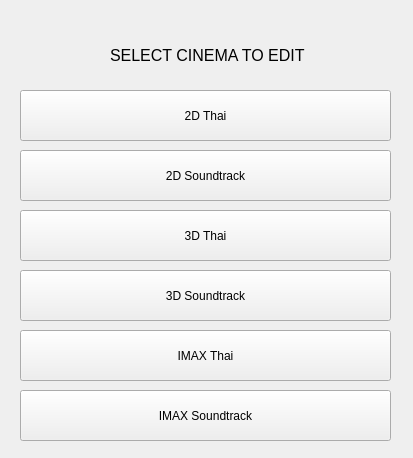
<?xml version="1.0" encoding="UTF-8"?>
<ui version="4.0">
 <class>CinemaEdit</class>
 <widget class="QWidget" name="CinemaEdit">
  <property name="geometry">
   <rect>
    <x>0</x>
    <y>0</y>
    <width>413</width>
    <height>458</height>
   </rect>
  </property>
  <property name="minimumSize">
   <size>
    <width>413</width>
    <height>458</height>
   </size>
  </property>
  <property name="maximumSize">
   <size>
    <width>413</width>
    <height>458</height>
   </size>
  </property>
  <property name="windowTitle">
   <string>CinemaEditSelect</string>
  </property>
  <widget class="QPushButton" name="twodthai">
   <property name="geometry">
    <rect>
     <x>20</x>
     <y>90</y>
     <width>371</width>
     <height>51</height>
    </rect>
   </property>
   <property name="text">
    <string>2D Thai</string>
   </property>
  </widget>
  <widget class="QPushButton" name="twodst">
   <property name="geometry">
    <rect>
     <x>20</x>
     <y>150</y>
     <width>371</width>
     <height>51</height>
    </rect>
   </property>
   <property name="text">
    <string>2D Soundtrack</string>
   </property>
  </widget>
  <widget class="QPushButton" name="threedthai">
   <property name="geometry">
    <rect>
     <x>20</x>
     <y>210</y>
     <width>371</width>
     <height>51</height>
    </rect>
   </property>
   <property name="text">
    <string>3D Thai</string>
   </property>
  </widget>
  <widget class="QPushButton" name="threedst">
   <property name="geometry">
    <rect>
     <x>20</x>
     <y>270</y>
     <width>371</width>
     <height>51</height>
    </rect>
   </property>
   <property name="text">
    <string>3D Soundtrack</string>
   </property>
  </widget>
  <widget class="QPushButton" name="imaxthai">
   <property name="geometry">
    <rect>
     <x>20</x>
     <y>330</y>
     <width>371</width>
     <height>51</height>
    </rect>
   </property>
   <property name="text">
    <string>IMAX Thai</string>
   </property>
  </widget>
  <widget class="QPushButton" name="imaxst">
   <property name="geometry">
    <rect>
     <x>20</x>
     <y>390</y>
     <width>371</width>
     <height>51</height>
    </rect>
   </property>
   <property name="text">
    <string>IMAX Soundtrack</string>
   </property>
  </widget>
  <widget class="QLabel" name="label">
   <property name="geometry">
    <rect>
     <x>110</x>
     <y>30</y>
     <width>201</width>
     <height>51</height>
    </rect>
   </property>
   <property name="font">
    <font>
     <pointsize>12</pointsize>
    </font>
   </property>
   <property name="text">
    <string>SELECT CINEMA TO EDIT</string>
   </property>
  </widget>
 </widget>
 <resources/>
 <connections/>
</ui>
